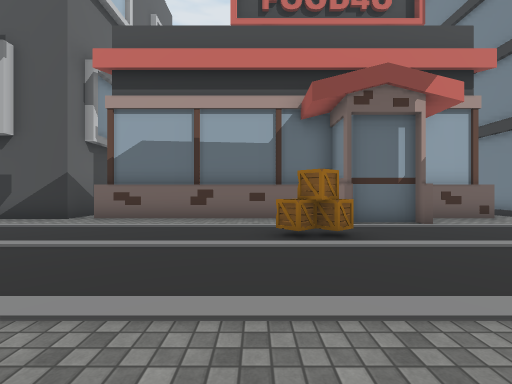
[1] (above)

24 first-person views from a walk through a scene from a Unity 3-D project. The camera is 1.5 m above the floor, looks level and sees 90° across. The floor is counted in squares, 2 m on a side. Each view is taken from the middle of a square. On the plan, view 1 faces up. The plan holds only what a view shows up to about 9 squares ahead; the rest is blank. The place goes on beyond the plan. The player is left out. Some animated figures are left out. Some surface patterns are stand-ins.

[2]
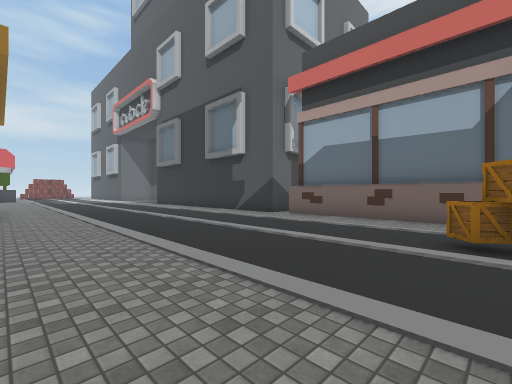

[3]
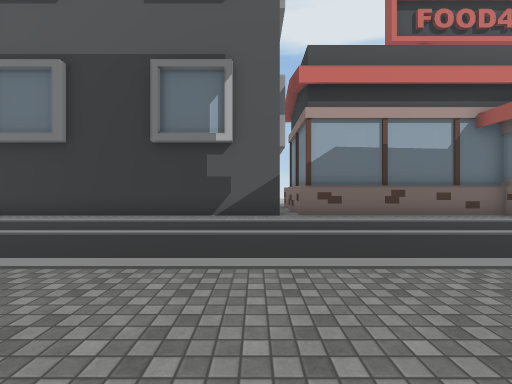

[4]
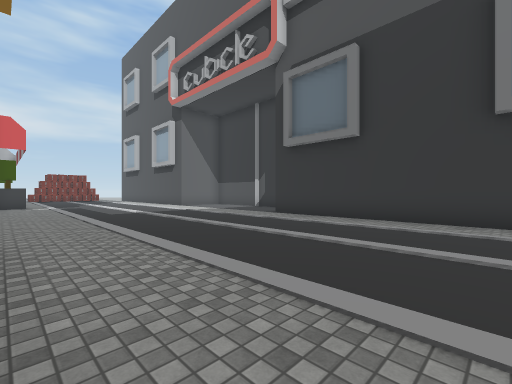

[5]
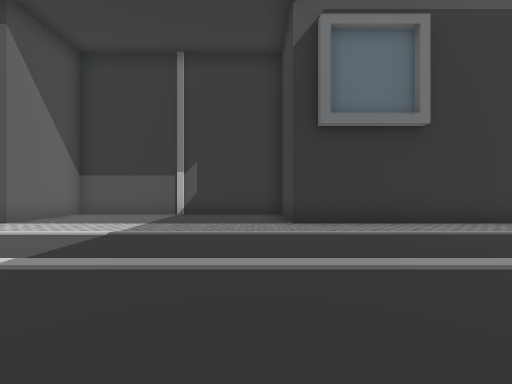

[6]
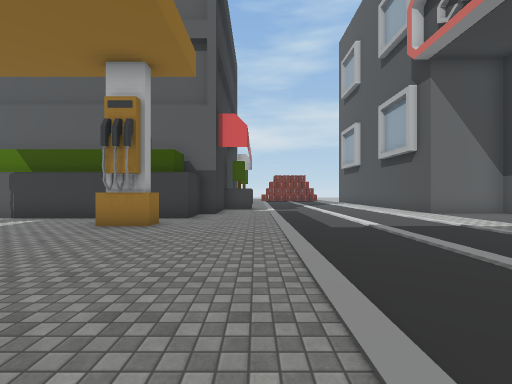

[7]
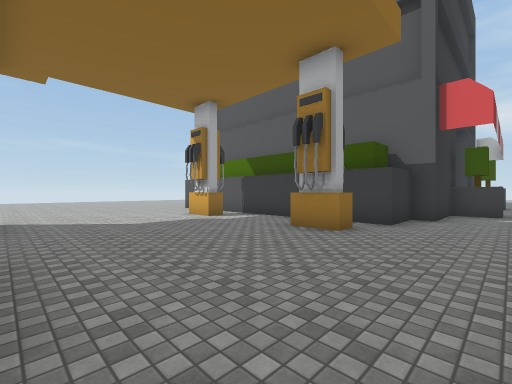

[8]
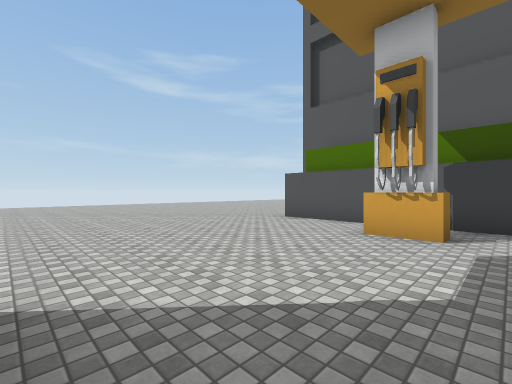

[9]
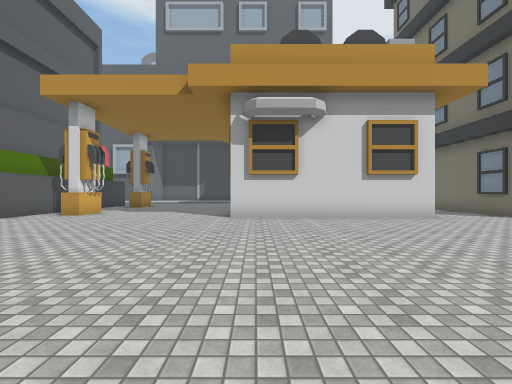

[10]
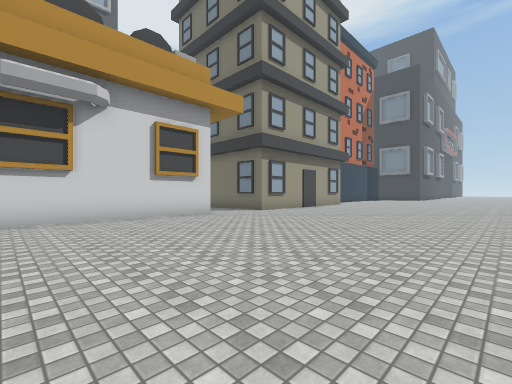

[11]
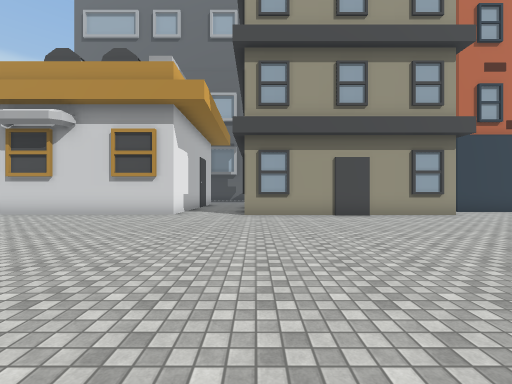

[12]
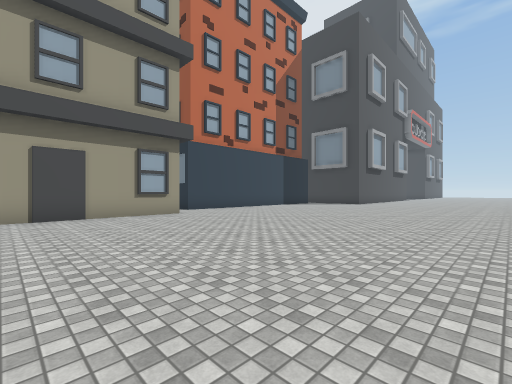

[13]
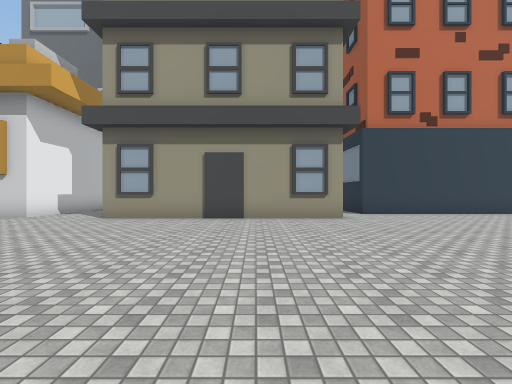

[14]
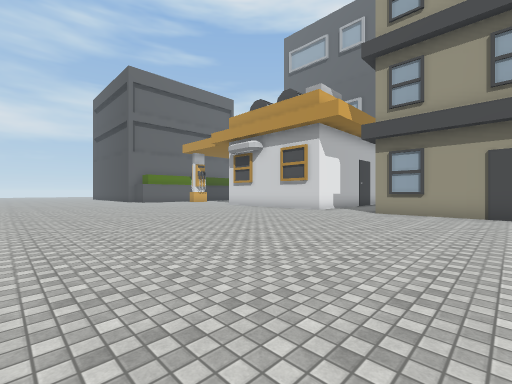

[15]
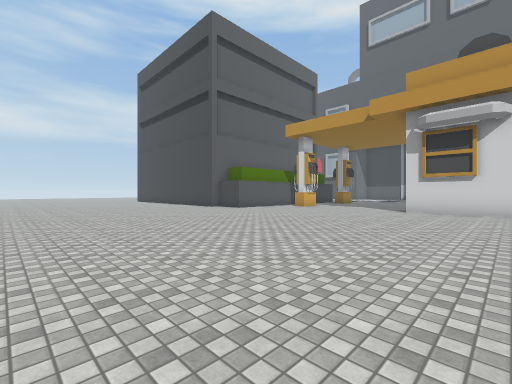

[16]
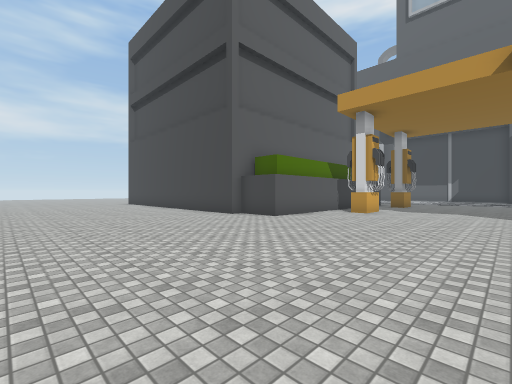

[17]
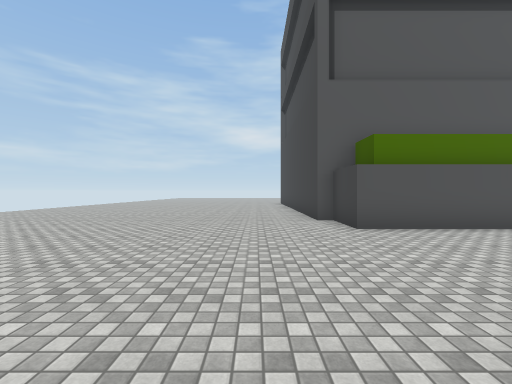

[18]
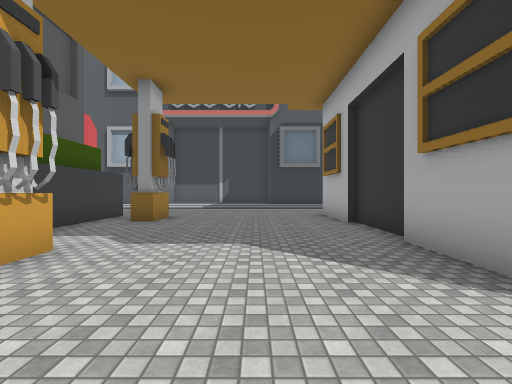

[19]
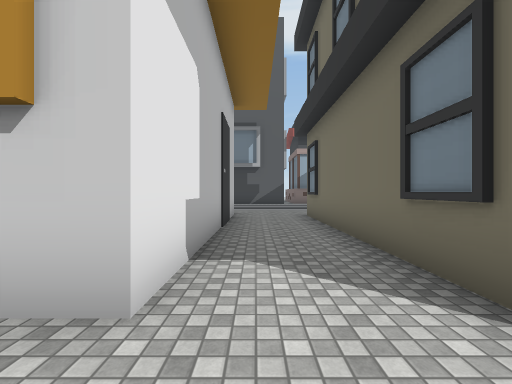

[20]
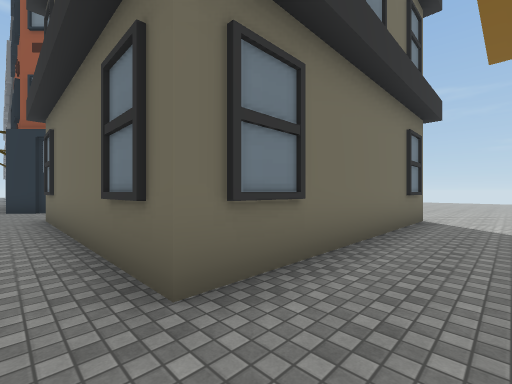

[21]
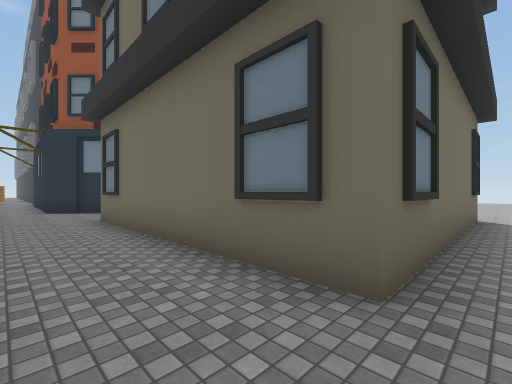

[22]
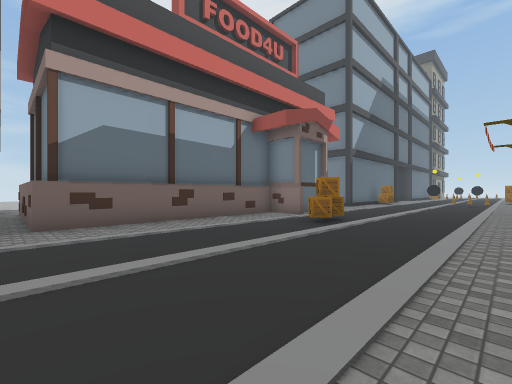

[23]
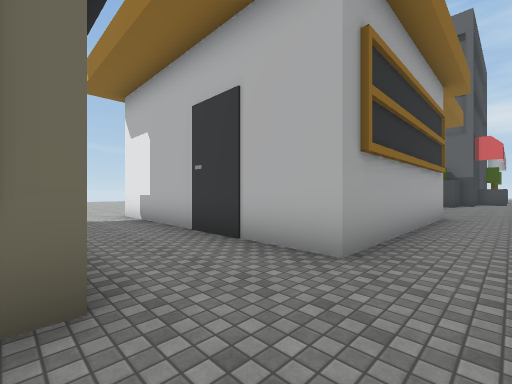

[24]
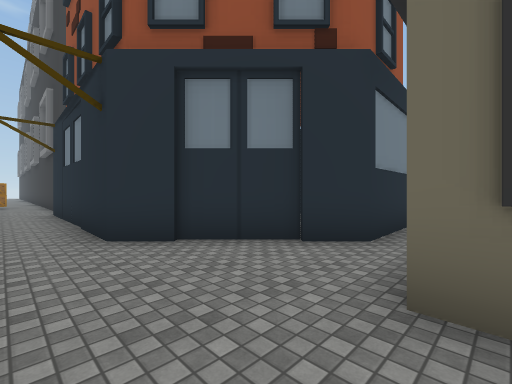

### Floor plan
Points are (right, up) in squares from view 1. A wall is a line through its corners. A room is listed if a view was taken in it or the views show most of it. See-through windows are left out.
Room 1 (views 1, 2, 3, 4, 5, 6, 7, 8, 9, 10, 11, 12, 13, 14, 15, 16, 17, 18, 19, 20, 21, 22, 23, 24)
walls: (-13.5, -4.8) (-13.5, -2.8); (-13.7, -6.8) (-13.7, -5); (-13.7, -2.8) (-13.7, -0.4) (-7.7, -0.4) (-7.7, -7.5) (-13.8, -7.5); (1.5, -7.7) (-5.4, -7.7) (-5.4, -0.8) (1.5, -0.8); (-18.4, -6) (-18.7, -6.3); (-19.2, -5.7) (-18.6, -5.7) (-18.6, -6.9) (-19.2, -6.9); (-19.2, -1.3) (-18.6, -1.3) (-18.6, -2.5) (-19.2, -2.5); (-5.2, 8.2) (-5.2, 7.1) (-15.1, 7.1) (-15.1, 9.7) (-22, 9.7) (-22, 7.1); (7.5, -6.3) (2.6, -6.3) (2.5, -3) (5.4, -0.1) (7.3, -0.2); (2.1, 5.9) (2.1, 7.1) (-4.6, 7.1) (-4.6, 11.9); (-22.5, -0.4) (-21.8, -0.4) (-21.8, -0.8) (-20.2, -0.8) (-20.2, -9.9) (-21.8, -9.9) (-21.8, -10.4) (-22.5, -10.4); (4, 6.3) (2.4, 6.3); (6.8, 7.1) (5, 7.1)
objects: crate (0, 4); crate (1, 4); crate (2, 4)

Where each view was taken, in squares from view 1:
view 1: 0 up, 0 right, facing up
view 2: 0 up, 1 right, facing up-left
view 3: 1 down, 6 left, facing up
view 4: 0 up, 9 left, facing up-left
view 5: 1 up, 16 left, facing up
view 6: 1 up, 13 left, facing left
view 7: 1 up, 14 left, facing down-left
view 8: 5 down, 14 left, facing down-left
view 9: 15 down, 13 left, facing up
view 10: 15 down, 13 left, facing up-right
view 11: 16 down, 5 left, facing up
view 12: 16 down, 3 left, facing up-right
view 13: 15 down, 1 left, facing up
view 14: 17 down, 2 left, facing up-left
view 15: 18 down, 11 left, facing up-left
view 16: 16 down, 15 left, facing up-left
view 17: 12 down, 15 left, facing left
view 18: 9 down, 16 left, facing up
view 19: 9 down, 7 left, facing up
view 20: 0 up, 7 left, facing down-right
view 21: 1 up, 6 left, facing down-right
view 22: 1 up, 5 left, facing up-right
view 23: 1 up, 5 left, facing down-left
view 24: 1 up, 1 right, facing down-right
